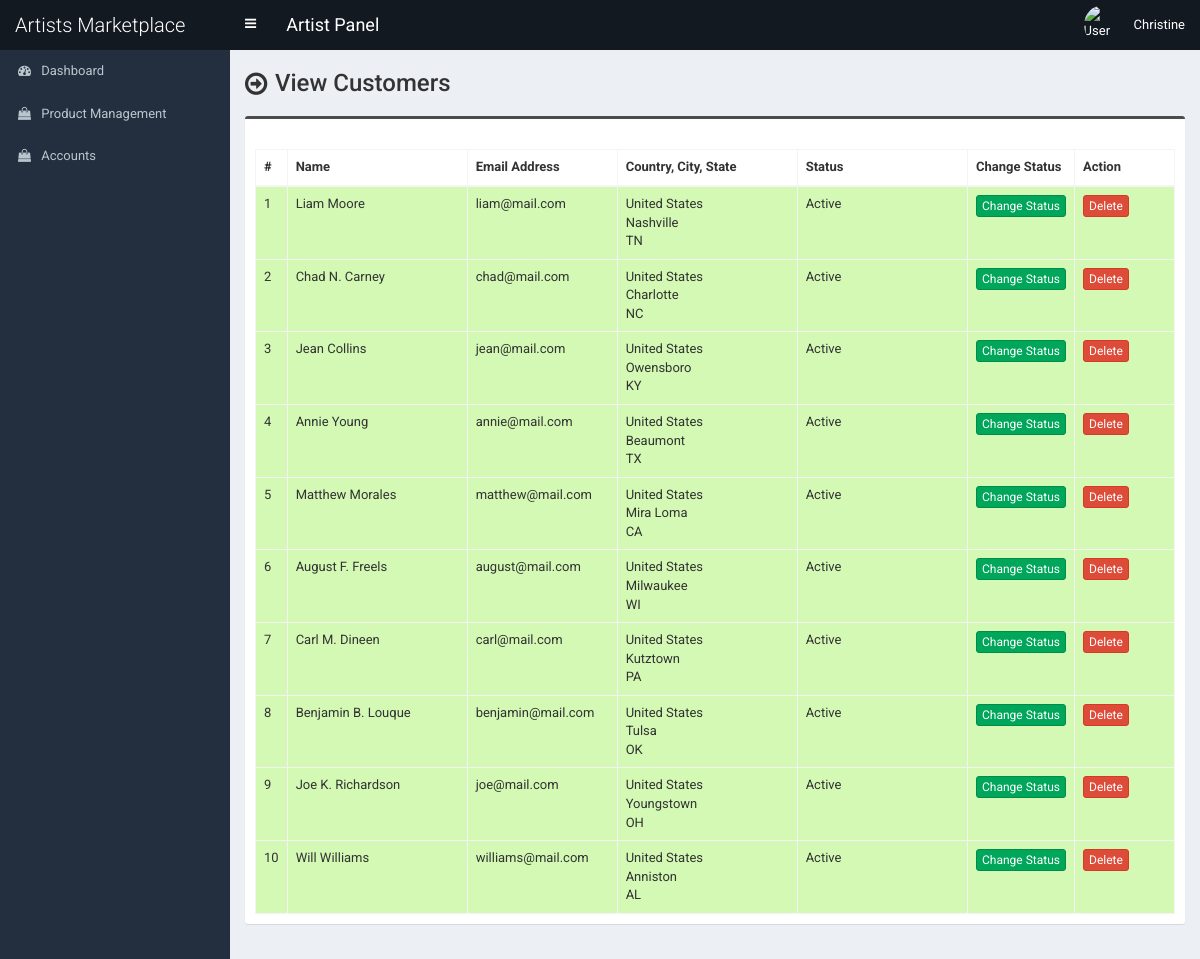
Page /artist/customer.php (signed in) on the earlier database version.
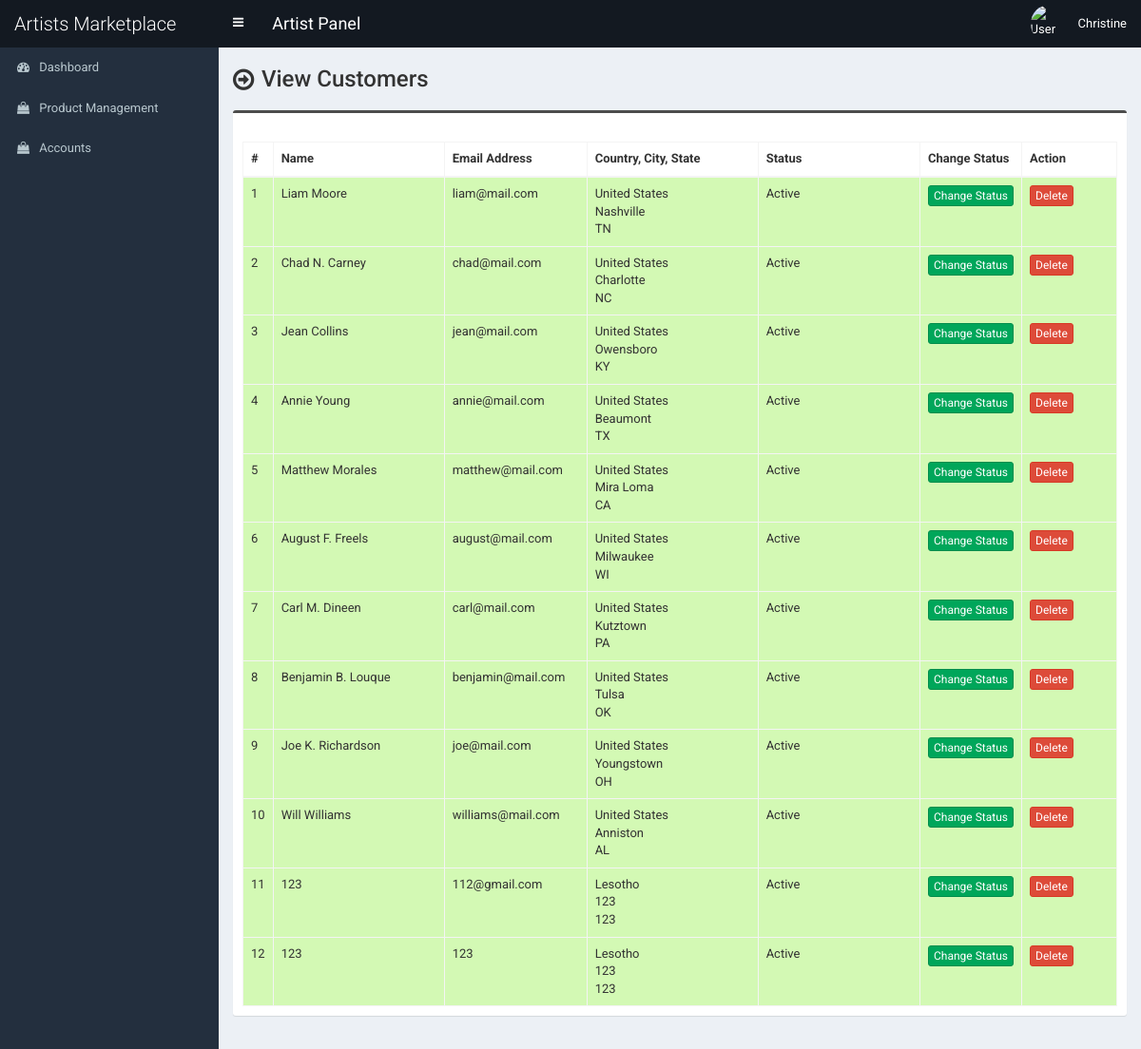
Same page on the later database version.
### tables this page shows
CREATE TABLE `tbl_customer` (
  `cust_id` int NOT NULL,
  `cust_name` varchar(100) DEFAULT NULL,
  `cust_cname` varchar(100) DEFAULT NULL,
  `cust_email` varchar(100) DEFAULT NULL,
  `cust_phone` varchar(50) DEFAULT NULL,
  `cust_country` int DEFAULT NULL,
  `cust_address` text,
  `cust_city` varchar(100) DEFAULT NULL,
  `cust_state` varchar(100) DEFAULT NULL,
  `cust_zip` varchar(30) DEFAULT NULL,
  `cust_b_name` varchar(100) DEFAULT NULL,
  `cust_b_cname` varchar(100) DEFAULT NULL,
  `cust_b_phone` varchar(50) DEFAULT NULL,
  `cust_b_country` int DEFAULT NULL,
  `cust_b_address` text,
  `cust_b_city` varchar(100) DEFAULT NULL,
  `cust_b_state` varchar(100) DEFAULT NULL,
  `cust_b_zip` varchar(30) DEFAULT NULL,
  `cust_s_name` varchar(100) DEFAULT NULL,
  `cust_s_cname` varchar(100) DEFAULT NULL,
  `cust_s_phone` varchar(50) DEFAULT NULL,
  `cust_s_country` int DEFAULT NULL,
  `cust_s_address` text,
  `cust_s_city` varchar(100) DEFAULT NULL,
  `cust_s_state` varchar(100) DEFAULT NULL,
  `cust_s_zip` varchar(30) DEFAULT NULL,
  `cust_password` varchar(100) DEFAULT NULL,
  `cust_token` varchar(255) DEFAULT NULL,
  `cust_datetime` varchar(100) DEFAULT NULL,
  `cust_timestamp` varchar(100) DEFAULT NULL,
  `cust_status` int DEFAULT '0'
);

CREATE TABLE `tbl_country` (
  `country_id` int NOT NULL,
  `country_name` varchar(100) NOT NULL DEFAULT ''
);

### artist/customer.php (the view, shortened to what this page needs)
<?php require_once('header.php'); ?>
<section class="content-header">
	<div class="content-header-left">
		<h1>View Customers</h1>
	</div>
</section>
<section class="content">
	<div class="row">
		<div class="col-md-12">
			<div class="box box-info">
				<div class="box-body table-responsive">
					<table id="example1" class="table table-bordered table-hover table-striped">
						<thead>
							<tr>
								<th width="10">#</th>
								<th width="180">Name</th>
								<th width="150">Email Address</th>
								<th width="180">Country, City, State</th>
								<th>Status</th>
								<th width="100">Change Status</th>
								<th width="100">Action</th>
							</tr>
						</thead>
						<tbody>
							<?php
							$i=0;
							$statement = $pdo->prepare("SELECT *
														FROM tbl_customer t1
														JOIN tbl_country t2
														ON t1.cust_country = t2.country_id
													");
							$statement->execute();
							$result = $statement->fetchAll(PDO::FETCH_ASSOC);
							foreach ($result as $row) {
								$i++;
								?>
								<tr class="<?php if($row['cust_status']==1) {echo 'bg-g';}else {echo 'bg-r';} ?>">
									<td><?php echo $i; ?></td>
									<td><?php echo $row['cust_name']; ?></td>
									<td><?php echo $row['cust_email']; ?></td>
									<td>
										<?php echo $row['country_name']; ?><br>
										<?php echo $row['cust_city']; ?><br>
										<?php echo $row['cust_state']; ?>
									</td>
									<td><?php if($row['cust_status']==1) {echo 'Active';} else {echo 'Inactive';} ?></td>
									<td>
										<a href="customer-change-status.php?id=<?php echo $row['cust_id']; ?>" class="btn btn-success btn-xs">Change Status</a>
									</td>
									<td>
										<a href="#" class="btn btn-danger btn-xs" data-href="customer-delete.php?id=<?php echo $row['cust_id']; ?>" data-toggle="modal" data-target="#confirm-delete">Delete</a>
									</td>
								</tr>
								<?php
							}
							?>
						</tbody>
					</table>
				</div>
			</div>
		</div>
	</div>
</section>
<?php require_once('footer.php'); ?>

Differences in the rows shown:
added tbl_customer: cust_name "123", cust_email "112@gmail.com", tbl_country.country_name "Lesotho", cust_city "123", cust_state "123", cust_status "Active"
added tbl_customer: cust_name "123", cust_email "123", tbl_country.country_name "Lesotho", cust_city "123", cust_state "123", cust_status "Active"
